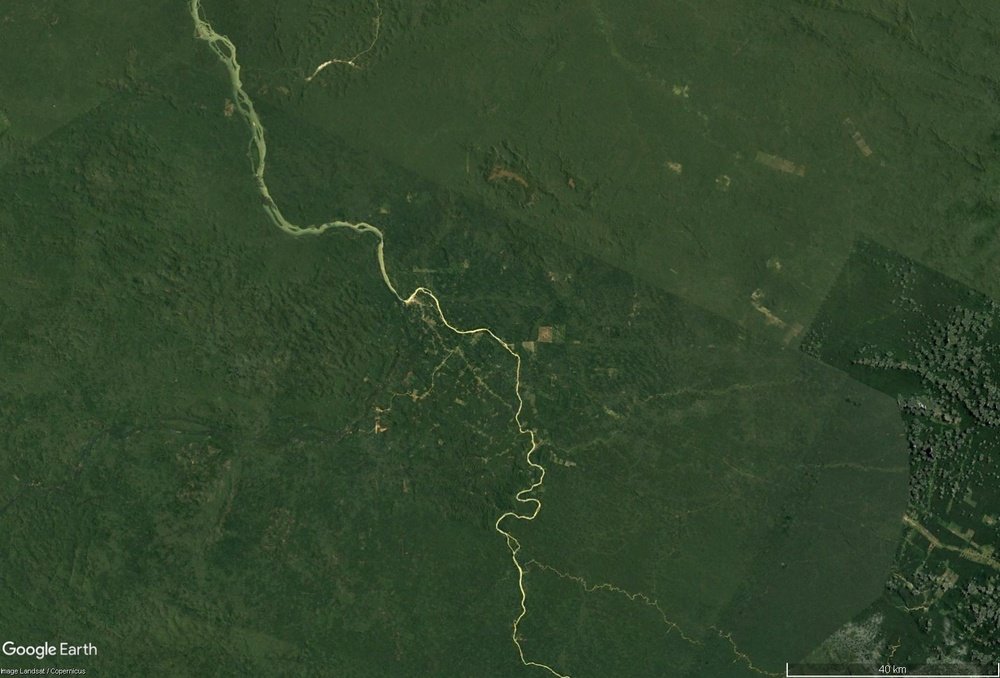
%> input picture Data/Brazilian Rainforest/12_1985.jpg, 1000 x 678 px, shrunk from 1570 x 1064 before the run
$ octave --eval "result = harris_detector(rgb2gray(imread('../../Data/Brazilian Rainforest/12_1985.jpg')));"   (GNU Octave 9; MATLAB toolbox functions it lacks are replaced by stand-ins)
%> lines starting %> are read from the running program, lines starting %| are printed output that depends on the picture
function [points] = harris_detector(img, varargin)
% HARRIS_DETECTOR  Detect Harris corners in a grayscale image.
% 返回角点的 [x, y] 坐标（最大 max_features 个）

% 参数解析
p = inputParser;
addParameter(p, 'tau', 1e5);
addParameter(p, 'segment_length', 15);
addParameter(p, 'k', 0.05);
addParameter(p, 'do_plot', false);
addParameter(p, 'max_features', 500);
addParameter(p, 'margin', 10);
addParameter(p, 'auto_adjust_tau', true);
parse(p, varargin{:});

% 参数赋值
tau = p.Results.tau;
segment_length = p.Results.segment_length;
k = p.Results.k;
do_plot = p.Results.do_plot;
max_features = p.Results.max_features;
margin = p.Results.margin;
auto_adjust = p.Results.auto_adjust_tau;

% 图像转 double
img = double(img);
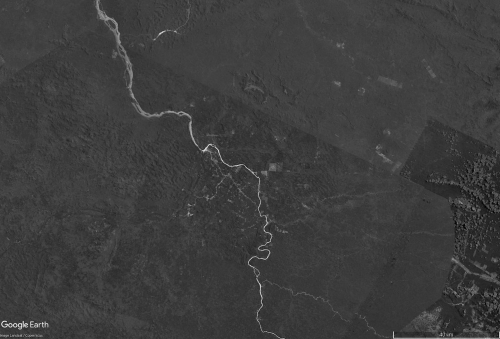
%> img: size 678x1000 double (shown at 1/2 size); min 1, max 254, mean 61.1

% 高斯滤波器
sigma = segment_length / 5;
g = fspecial('gaussian', [segment_length, segment_length], sigma);

% 计算导数
[Ix, Iy] = gradient(img);
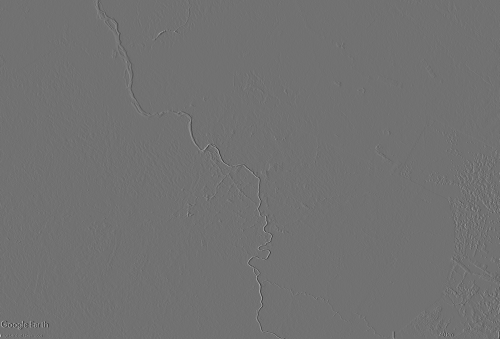
%> Ix: size 678x1000 double (shown at 1/2 size); min -145, max 180, mean 0; drawn with min black and max white
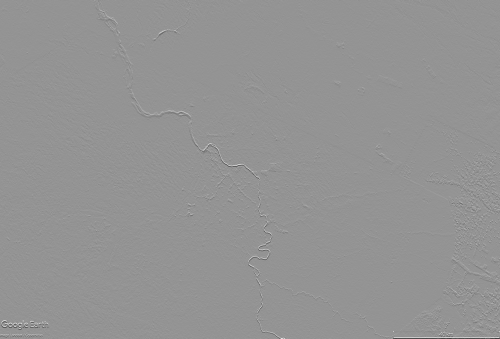
%> Iy: size 678x1000 double (shown at 1/2 size); min -181, max 131, mean 0; drawn with min black and max white
Ix2 = conv2(Ix.^2, g, 'same');
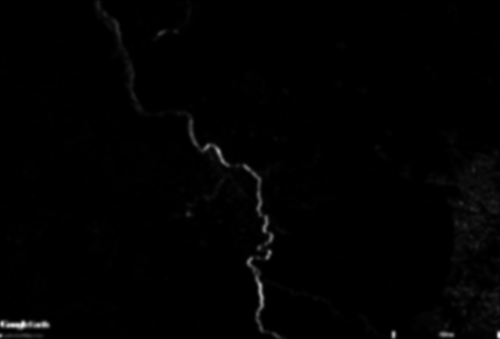
%> Ix2: size 678x1000 double (shown at 1/2 size); min 0.404, max 3684.3, mean 32.7; drawn with min black and max white
Iy2 = conv2(Iy.^2, g, 'same');
Ixy = conv2(Ix.*Iy, g, 'same');
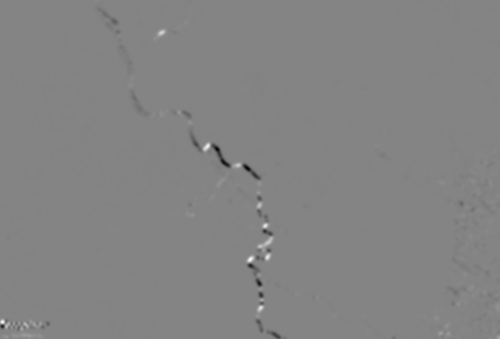
%> Ixy: size 678x1000 double (shown at 1/2 size); min -1571.5, max 1458.6, mean -3.5; drawn with min black and max white

% Harris 响应
H = (Ix2 .* Iy2 - Ixy.^2) - k * (Ix2 + Iy2).^2;
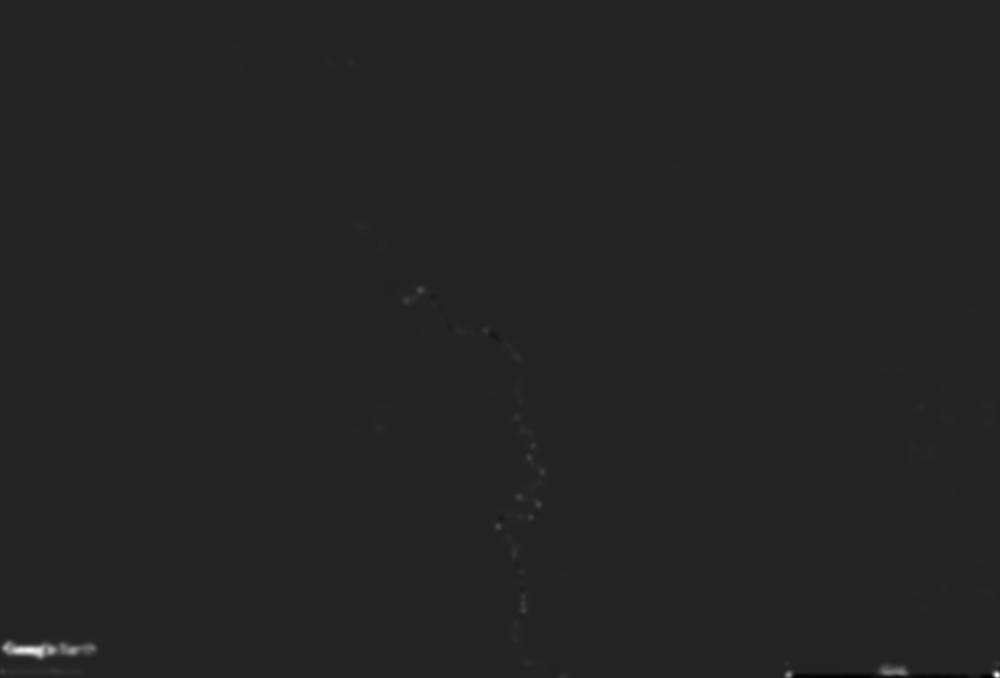
%> H: size 678x1000 double; min -1043152.4, max 6358344.1, mean 7073.8; drawn with min black and max white
H = H / max(H(:));  % 归一化

% 动态调整阈值
H_mask = (H > tau);
%> H_mask: size 678x1000 logical; every value is 0
min_features = 50;
tau_min = 1e-6;
scale = 0.5;

while auto_adjust && sum(H_mask(:)) < min_features && tau > tau_min
    tau = tau * scale;
    H_mask = (H > tau);
end
%> this loop made 17 passes
%> tau on passes 1 to 8: 50000, 25000, 12500, 6250, 3125, 1562.5, 781.2, 390.6

if sum(H_mask(:)) == 0
    warning('Harris detector found 0 features after thresholding (tau=%.2e)', tau);
    points = zeros(0, 2);
    return;
end

% 提取坐标
[y, x] = find(H_mask);
%> y = 112 values from 649 to 677; x = 112 values from 17 to 999
scores = H(H_mask);
%> scores = 112 values, max 1 at index 108, min 0.764 at index 44, mean 0.842
points = [x, y, scores];
%> points = 112 rows, first 12: [17 651 0.774; 18 650 0.771; 18 651 0.811; 18 652 0.783; 19 650 0.798; 19 651 0.832; 19 652 0.797; 20 650 0.829; 20 651 0.854; 20 652 0.812; 21 650 0.846; 21 651 0.863]

% 去除边界
valid = x > margin & x < size(img,2)-margin & ...
        y > margin & y < size(img,1)-margin;
%> valid = 112 logical values, 99 true
points = points(valid, :);
%> points = 99 rows, first 12: [17 651 0.774; 18 650 0.771; 18 651 0.811; 18 652 0.783; 19 650 0.798; 19 651 0.832; 19 652 0.797; 20 650 0.829; 20 651 0.854; 20 652 0.812; 21 650 0.846; 21 651 0.863]

% 排序并截取前 max_features 个
points = sortrows(points, -3);
%> points = 99 rows, first 12: [30 651 0.936; 31 651 0.933; 32 651 0.93; 29 651 0.926; 30 650 0.914; 33 651 0.914; 31 650 0.911; 28 651 0.909; 32 650 0.904; 29 650 0.902; 34 651 0.898; 30 652 0.888]
points = points(1:min(end, max_features), 1:2);
%> points = 99 rows, first 12: [30 651; 31 651; 32 651; 29 651; 30 650; 33 651; 31 650; 28 651; 32 650; 29 650; 34 651; 30 652]
%> `result = harris_detector(rgb2gray(imread('../../Data/Brazilian Rainfor..`: result has the same summary as points in harris_detector

% 可视化
if do_plot
    figure; imshow(uint8(img)); hold on;
    plot(points(:,1), points(:,2), 'r+');
    title(sprintf('Harris Points (tau=%.1e, %d points)', tau, size(points,1)));
end
end

$ run again, on Data/Brazilian Rainforest/12_1990.jpg
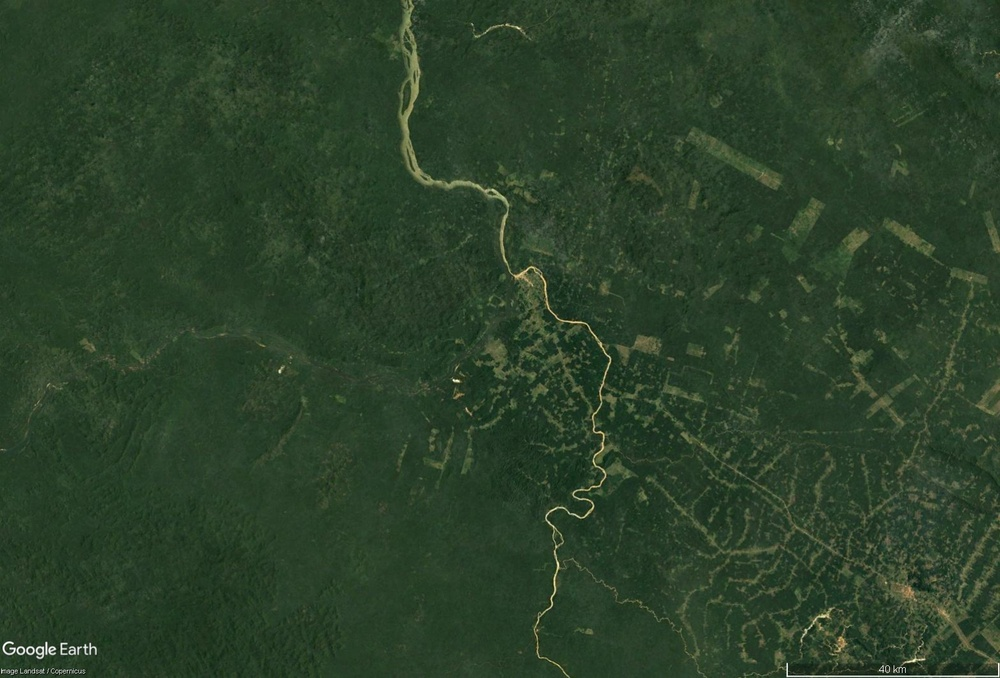
%> input picture Data/Brazilian Rainforest/12_1990.jpg, 1000 x 678 px, shrunk from 1570 x 1064 before the run
%> in harris_detector, `Ix2 = conv2(Ix.^2, g, 'same');`:
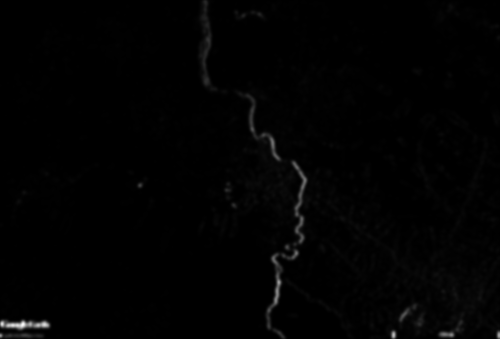
%> Ix2: size 678x1000 double (shown at 1/2 size); min 0.262, max 3709.2, mean 36.6; drawn with min black and max white
%> in harris_detector, `Ixy = conv2(Ix.*Iy, g, 'same');`:
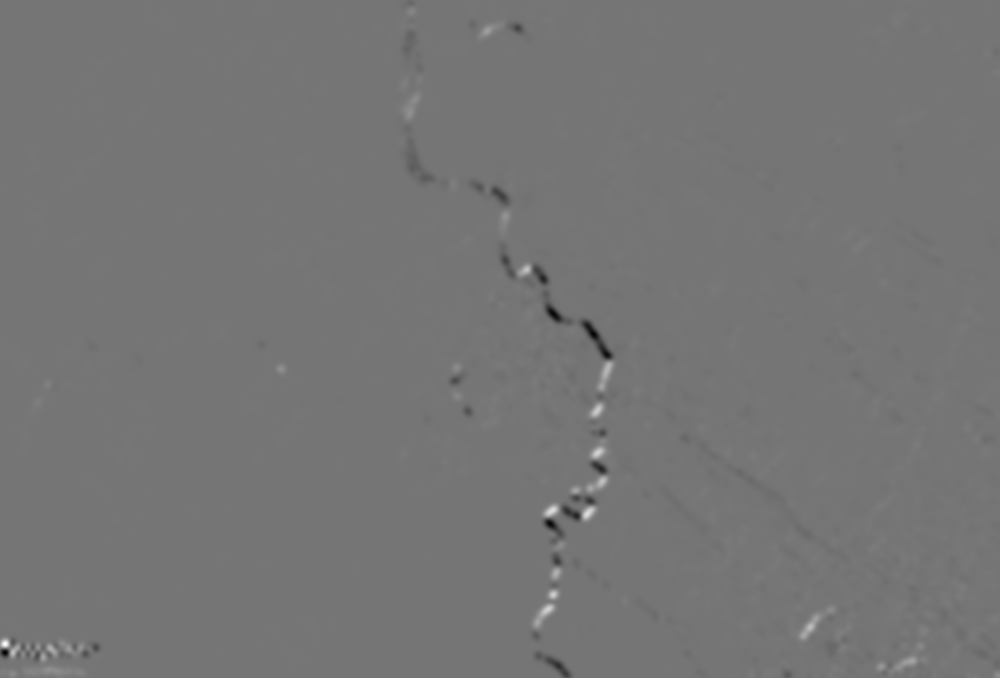
%> Ixy: size 678x1000 double; min -1310.9, max 1532, mean -0.2; drawn with min black and max white
%> H_mask: size 678x1000 logical; every value is 0
%> the loop in harris_detector, `while auto_adjust && sum(H_mask(:)) < min_features && tau > tau_min` made 17 passes
%> tau on passes 1 to 8: 50000, 25000, 12500, 6250, 3125, 1562.5, 781.2, 390.6
%> y = 132 values from 649 to 655; x = 132 values from 15 to 42
%> scores = 132 values, max 1 at index 70, min 0.763 at index 8, mean 0.874
%> in harris_detector, `points = [x, y, scores];`: points = 132 rows, first 12: [15 651 0.78; 16 650 0.785; 16 651 0.831; 16 652 0.811; 17 650 0.821; 17 651 0.874; 17 652 0.856; 17 653 0.763; 18 650 0.859; 18 651 0.913; 18 652 0.89; 18 653 0.79]
%> valid = 132 logical values, 132 true
%> in harris_detector, `points = sortrows(points, -3);`: points = 132 rows, first 12: [30 651 1; 29 651 0.993; 31 651 0.993; 32 651 0.985; 28 651 0.981; 30 650 0.974; 23 651 0.971; 22 651 0.969; 31 650 0.968; 33 651 0.965; 29 650 0.965; 24 651 0.961]
%> in harris_detector, `points = points(1:min(end, max_features), 1:2);`: points = 132 rows, first 12: [30 651; 29 651; 31 651; 32 651; 28 651; 30 650; 23 651; 22 651; 31 650; 33 651; 29 650; 24 651]
%> result has the same summary as points in harris_detector

$ run again, on Data/Brazilian Rainforest/12_1995.jpg
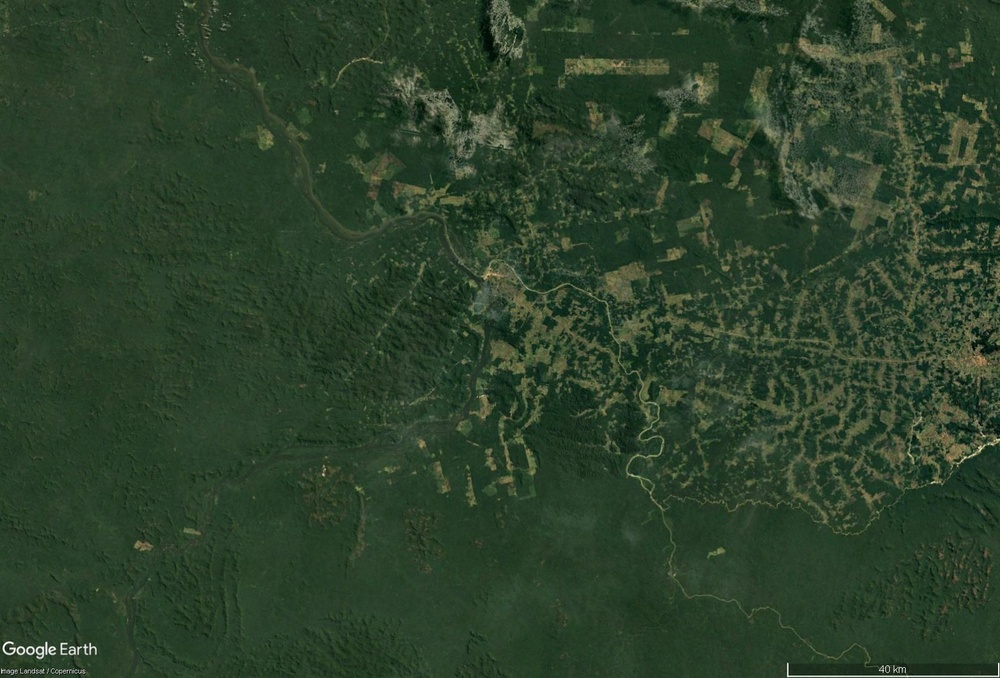
%> input picture Data/Brazilian Rainforest/12_1995.jpg, 1000 x 678 px, shrunk from 1570 x 1064 before the run
%> in harris_detector, `[Ix, Iy] = gradient(img);`:
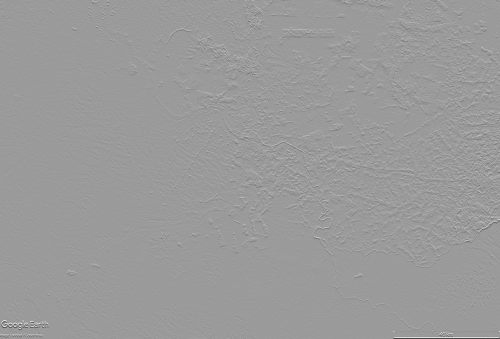
%> Iy: size 678x1000 double (shown at 1/2 size); min -168, max 109, mean 0; drawn with min black and max white
%> in harris_detector, `Ix2 = conv2(Ix.^2, g, 'same');`:
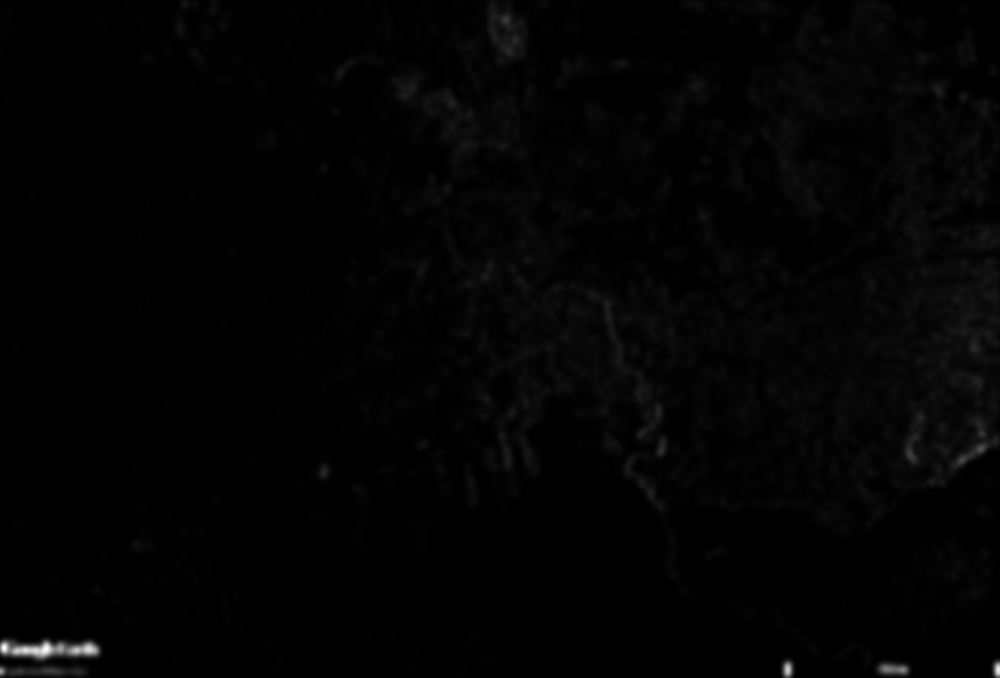
%> Ix2: size 678x1000 double; min 0.295, max 3500.1, mean 46.6; drawn with min black and max white
%> H_mask: size 678x1000 logical; every value is 0
%> the loop in harris_detector, `while auto_adjust && sum(H_mask(:)) < min_features && tau > tau_min` made 17 passes
%> tau on passes 1 to 8: 50000, 25000, 12500, 6250, 3125, 1562.5, 781.2, 390.6
%> y = 142 values from 648 to 676; x = 142 values from 6 to 998
%> scores = 142 values, max 1 at index 80, min 0.763 at index 140, mean 0.864
%> in harris_detector, `points = [x, y, scores];`: points = 142 rows, first 12: [6 648 0.794; 6 649 0.81; 7 648 0.809; 7 649 0.825; 7 650 0.776; 8 648 0.766; 8 649 0.782; 14 651 0.792; 14 652 0.772; 15 650 0.775; 15 651 0.826; 15 652 0.812]
%> valid = 142 logical values, 132 true
%> in harris_detector, `points = points(valid, :);`: points = 132 rows, first 12: [14 651 0.792; 14 652 0.772; 15 650 0.775; 15 651 0.826; 15 652 0.812; 16 650 0.796; 16 651 0.856; 16 652 0.849; 16 653 0.767; 17 650 0.813; 17 651 0.877; 17 652 0.871]
%> in harris_detector, `points = sortrows(points, -3);`: points = 132 rows, first 12: [30 651 1; 29 651 0.996; 31 651 0.99; 28 651 0.985; 32 651 0.98; 30 650 0.978; 29 650 0.974; 31 650 0.967; 28 650 0.965; 33 651 0.962; 27 651 0.962; 32 650 0.953]
%> in harris_detector, `points = points(1:min(end, max_features), 1:2);`: points = 132 rows, first 12: [30 651; 29 651; 31 651; 28 651; 32 651; 30 650; 29 650; 31 650; 28 650; 33 651; 27 651; 32 650]
%> result has the same summary as points in harris_detector
